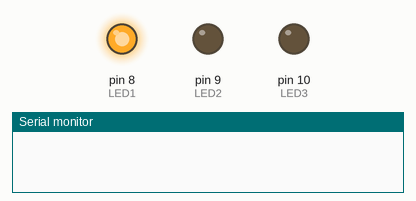
This sketch was run on a simulated Arduino Uno, built with avr-gcc and run on an emulated ATmega328P. Parts: output pins drawn as LEDs (lit = HIGH), the last lines printed to the serial monitor.

Above: at 0.2 s.
At 5.5 s:
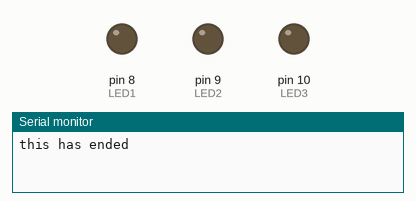
Timing chart, 0 to 13.7 s (numbered marks = the images above):
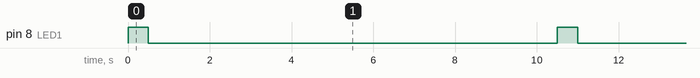

The sketch:

Figure_1.4_-_3_led.ino
```cpp
//variables are initialized here.
const int LED1 = 8;
const int LED2 = 9;
const int LED3 = 10;
const int delayTime = 500;

void setup() {
  // setup code is placed here, and run once.
pinMode (LED1, OUTPUT);
pinMode (LED2, OUTPUT);
pinMode (LED3, OUTPUT);
Serial.begin(9600);
}

void loop() {
  // main code is placed here, and run repeatedly.
  flashLedFunction(LED1, 500);
  delay(10000);

}

void flashLedFunction(int x, int y){
  digitalWrite(x, HIGH);
  delay(y);
  digitalWrite(x, LOW);
  Serial.println("this has ended");


}
```

Measured:
- by itself, pin 8 (LED1): alternates HIGH for 0.50 s and LOW for 10.0 s
